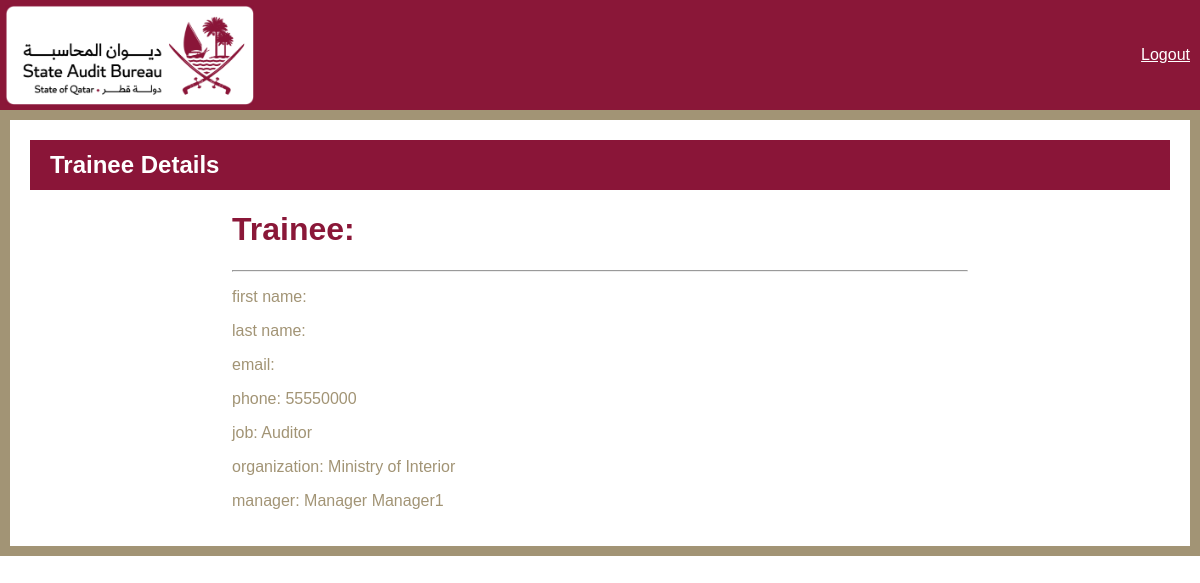
/trainee/8/, run on the app's committed database.
### base/models.py (models this page shows)
class Trainee(models.Model):
    trainee = models.OneToOneField(CustomUser, on_delete=models.CASCADE)
    phone = models.CharField(max_length=100)
    address = models.CharField(max_length=200, null=True)
    organization = models.CharField(max_length=200)
    job = models.CharField(max_length=100)
    manager = models.ForeignKey(Manager, on_delete=models.CASCADE)
    def __str__(self):
        return self.trainee.get_name()

class Manager(models.Model):
    manager = models.OneToOneField(CustomUser, on_delete=models.CASCADE)
    phone = models.CharField(max_length=100)
    organization = models.CharField(max_length=100)
    def __str__(self):
            return self.manager.first_name + ' ' + self.manager.last_name

### accounts/models.py (models this page shows, shortened)
class CustomUser(AbstractUser):
    username = models.CharField(max_length=11, unique=True)
    email = models.EmailField(max_length=254)
    first_name = models.CharField(max_length=30)
    last_name = models.CharField(max_length=30)
    ROLE_CHOICES = (
        ('trainee', 'Trainee'),
        ('admin', 'Admin'),
        ('manager', 'Manager'),
    )
    role = models.CharField(max_length=10, choices=ROLE_CHOICES, default="trainee")
    secret_key = models.CharField(max_length=16, blank=True, null=True)
    USERNAME_FIELD = "username"
    REQUIRED_FIELDS = "email", "first_name", "last_name", "role"
    def get_name(self):
        return self.first_name + " " + self.last_name

### base/views.py (the view)
# urls.py: path('trainee/<int:pk>/', TraineeDetail.as_view(), name="trainee"),
class TraineeDetail(DetailView):
    model = Trainee
    template_name = 'base/admin_dashboard/trainee_detail.html'
    context_object_name = 'trainee'

### base/templates/base/admin_dashboard/trainee_detail.html (shortened to what this page needs)
{% load static %}
<!DOCTYPE html>
<html>
   <head>
      <link rel="stylesheet" href="https://cdnjs.cloudflare.com/ajax/libs/font-awesome/6.3.0/css/all.min.css" />
	    <link rel="stylesheet" href="https://cdnjs.cloudflare.com/ajax/libs/bootstrap/5.3.0-alpha1/css/bootstrap-grid.min.css" />
    <link rel="stylesheet" href="{% static 'css/reg_style.css' %}">
</head>
   <body>
    <div class="header">
      <div class="logo">
         <img src="{% static 'img/primary-rgb-state-audit-bureau-1@2x.png' %}" alt="Logo">
        </div>
        <div class="language-toggle">
          <span ><a  style="color:white;"class="hello-msg" href="{% url 'logout' %}">Logout</a></span>
       </div>
    </div>
    <div class="gold-border container-fluid">
      <div class="maroon-bar">
        <h2>Trainee Details</h2>
      </div>
      <div class="container">
        <div class="row justify-content-center">
          <div class="col-md-8">
            <div class="card">
              <div class="card-header">
                <h1 style="color:#8A1738" > Trainee:</h1>
                <hr/>
              </div>
              <div class="card-body" >
                <p> first name: {{trainee.trainee.first_name}}</p>
                <p> last name: {{trainee.trainee.last_name}}</p>
                <p> email: {{trainee.trainee.email}}</p>
                <p> phone: {{trainee.phone}}</p>
                <p> job: {{trainee.job}}</p>
                <p> organization: {{trainee.organization}}</p>
                <p> manager: {{trainee.manager}}</p>
              </div>
            </div>
          </div>
        </div>
      </div>
    </div>
</body>
</html>

### base/static/css/reg_style.css (style rules this page uses)
* { box-sizing: border-box; }
body { margin: 0; font-family: sans-serif; color: #A29475; }
.header { display: flex; justify-content: space-between; align-items: center; padding: 10px; background-color: #8A1738; height: 110px; }
.logo img { height: 100px; left: 5px; position: absolute; top: 5px; }

### base/templates/base/admin_dashboard/trainee_detail.html (style rules this page uses)
body { margin: 20px; background-color: #fff; }
.gold-border { border: 10px solid#A29475; padding: 20px; background-color: #fff; }
.maroon-bar { background-color: #8A1538; color: #fff; height: 50px; display: flex; align-items: center; justify-content: flex-start; padding: 0 20px; }
.maroon-bar h2 { margin: 0; font-weight: bold; font-size: 24px; }

### data on the page
Trainee: phone "55550000", job "Auditor", organization "Ministry of Interior", manager "Manager Manager1"
